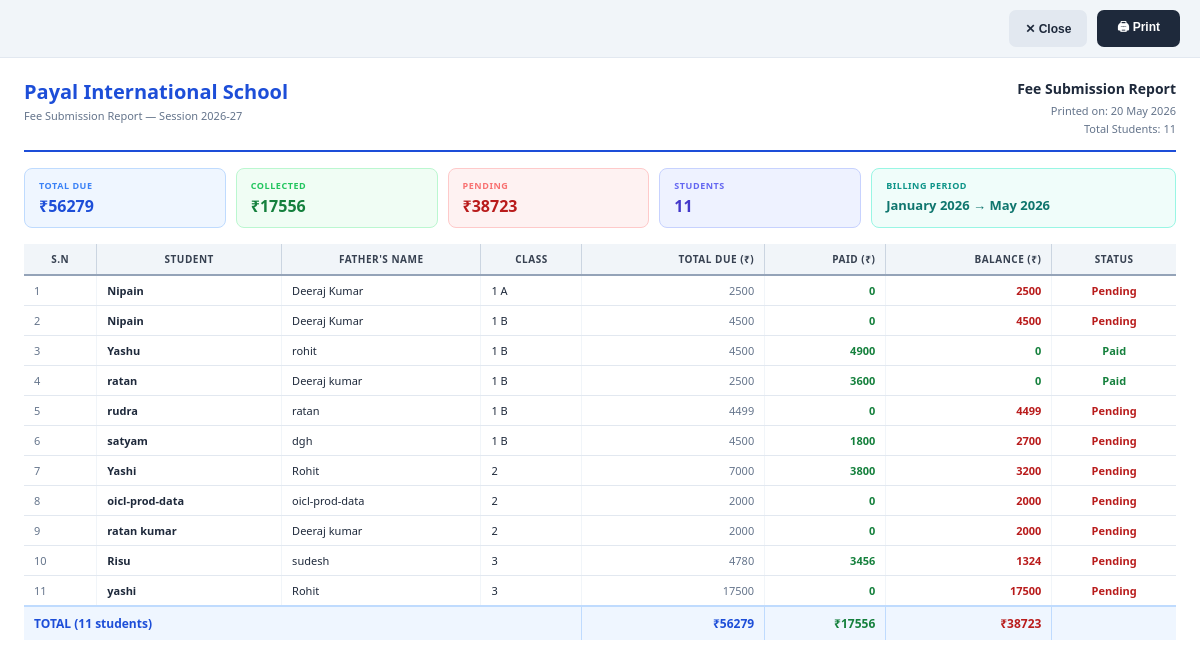
/school/fees/print/ (signed in), run on the app's committed database.
### core/models.py (models this page shows, shortened)
class School(models.Model):
    name = models.CharField(max_length=200)
    subdomain = models.SlugField(
        max_length=63, unique=True, null=True, blank=True,
        help_text='URL slug for this school, e.g. "greenwood" → greenwood.erpdomain.com',
    )
    phone = models.CharField(max_length=20, blank=True)
    email = models.EmailField(blank=True)
    logo = models.ImageField(upload_to='school_logos/', blank=True, null=True)
    address = models.TextField(blank=True)
    is_active = models.BooleanField(default=True)
    fee_per_student = models.DecimalField(max_digits=8, decimal_places=2, default=0)
    created_at = models.DateTimeField(auto_now_add=True)

class SchoolProfile(models.Model):
    school = models.OneToOneField(School, on_delete=models.CASCADE, related_name='profile')
    current_academic_session = models.CharField(
        max_length=20,
        default=default_current_academic_session,
        validators=[validate_academic_session],
    )
    session_start_month = models.CharField(max_length=15, choices=MONTH_CHOICES, default='april')
    session_end_month = models.CharField(max_length=15, choices=MONTH_CHOICES, default='march')
    billing_start_month = models.CharField(max_length=15, choices=MONTH_CHOICES, default='april')
    billing_end_month = models.CharField(max_length=15, choices=MONTH_CHOICES, default='march')
    updated_at = models.DateTimeField(auto_now=True)
    @classmethod
    def get_for_school(cls, school):
        obj, _ = cls.objects.get_or_create(
            school=school,
            defaults={'current_academic_session': default_current_academic_session()},
        )
        return obj

class Student(models.Model):
    STATUS_ACTIVE = 'active'
    STATUS_INACTIVE = 'inactive'
    STATUS_PROMOTED = 'promoted'
    STATUS_FAIL = 'fail'
    STATUS_CHOICES = [
        (STATUS_INACTIVE, 'Transferred'),
        (STATUS_PROMOTED, 'Promoted'),
        (STATUS_FAIL, 'Fail'),
    ]
    school = models.ForeignKey(School, on_delete=models.CASCADE)
    school_class = models.ForeignKey(SchoolClass, on_delete=models.PROTECT, related_name='students')
    roll_number = models.CharField(max_length=20, editable=False)
    name = models.CharField(max_length=150)
    date_of_birth = models.DateField()
    academic_session = models.CharField(
        max_length=20,
        default=default_current_academic_session,
        validators=[validate_academic_session],
    )
    status = models.CharField(max_length=20, choices=STATUS_CHOICES, default=STATUS_ACTIVE)
    father_name = models.CharField(max_length=120)
    mother_name = models.CharField(max_length=120, default='')
    father_phone = models.CharField(
        max_length=20,
        validators=[RegexValidator(r'^\d{10}$', message='Father phone must be exactly 10 digits.')],
    )
    address = models.TextField()
    blood_group = models.CharField(max_length=10, blank=True, default='')
    previous_school = models.CharField(max_length=200, blank=True, default='')
    aadhaar_number = models.CharField(max_length=12, blank=True, default='')
    pen_number = models.CharField(max_length=20, blank=True, default='')
    religion = models.CharField(max_length=100, default='')
    caste = models.CharField(max_length=100, default='')
    admission_date = models.DateField(default=timezone.localdate)
    transport_opted = models.BooleanField(default=False)
    transport_amount = models.DecimalField(max_digits=10, decimal_places=2, blank=True, null=True)
    discount_months = models.PositiveSmallIntegerField(blank=True, null=True)
    updated_at = models.DateTimeField(auto_now=True)
    created_at = models.DateTimeField(auto_now_add=True)
    class Meta:
        ordering = ['-created_at']

class SchoolClass(models.Model):
    school = models.ForeignKey(School, on_delete=models.CASCADE)
    name = models.CharField(max_length=100)
    class Meta:
        ordering = ['name']
    def __str__(self):
        return self.name

### core/views.py (the view)
# urls.py: path('school/fees/print/', views.payment_dashboard_print, name='payment_dashboard_print'),
@school_only
def payment_dashboard_print(request):
    data = _build_fee_dashboard_data(request)
    return render(request, 'school/fees/print_fee_dashboard.html', {
        'payment_data': data['payment_data'],
        'total_due': data['total_due'],
        'total_collected': data['total_collected'],
        'total_pending': data['total_pending'],
        'selected_session': data['selected_session'],
        'school': data['school'],
        'total_students': len(data['payment_data']),
        'printed_on': timezone.localdate(),
        'fee_range_label': data['fee_range_label'],
    })

### core/context_processors.py (called while the page is built)
def software_branding(request):
    try:
        app_settings = SuperUserSettings.get_solo()
    except (OperationalError, ProgrammingError):
        app_settings = None
    return {
        'app_settings': app_settings,
        'current_tenant': getattr(request, 'tenant', None),
    }

### core/models.py (called while the page is built)
    def is_super(self):
        return self.role == self.SUPERUSER

    @classmethod
    def get_solo(cls):
        obj = cls.objects.order_by('pk').first()
        if obj:
            return obj
        return cls.objects.create()

### core/session_utils.py (called while the page is built)
def get_session_months(start_month, end_month):
    si = MONTH_ORDER.index(start_month)
    ei = MONTH_ORDER.index(end_month)
    if ei >= si:
        return MONTH_ORDER[si:ei + 1]
    return MONTH_ORDER[si:] + MONTH_ORDER[:ei + 1]

def get_session_start_year(reference_date=None, session_start_month='april'):
    date_obj = reference_date or timezone.localdate()
    start_cal = MONTH_TO_CAL.get(session_start_month, 4)
    return date_obj.year if date_obj.month >= start_cal else date_obj.year - 1

def format_academic_session(start_year):
    return f"{start_year}-{(start_year + 1) % 100:02d}"

def get_current_academic_session(reference_date=None, session_start_month='april'):
    return format_academic_session(get_session_start_year(reference_date, session_start_month))

def default_current_academic_session():
    return get_current_academic_session()

### core/views.py (called while the page is built)
def school_only(fn):
    @wraps(fn)
    def wrap(request, *args, **kwargs):
        if not request.user.is_authenticated:
            return redirect('login')
        if request.user.is_super():
            return redirect('super_dashboard')
        tenant = getattr(request, 'tenant', None)
        if tenant is not None and request.user.school_id != tenant.pk:
            user_school = request.user.school
            if user_school and user_school.subdomain:
                return redirect(user_school.get_tenant_url() + '/school/')
            return redirect('login')
        return fn(request, *args, **kwargs)
    return wrap

def _get_monthly_fee_total(student, school, session=None):
    if session is None:
        profile = SchoolProfile.get_for_school(school)
        session = profile.current_academic_session
    return FeeStructure.objects.filter(
        school_class=student.school_class,
        fee_category__school=school,
        fee_category__is_active=True,
        academic_session=session,
        frequency=FeeStructure.FREQUENCY_MONTHLY,
    ).aggregate(t=Sum('amount'))['t'] or Decimal('0.00')

### templates/school/fees/print_fee_dashboard.html (shortened to what this page needs)
<!DOCTYPE html>
<html lang="en">
<head>
</head>
<body>
<div class="no-print">
  <button class="btn-close" onclick="window.close()">✕ Close</button>
  <button class="btn-print" onclick="window.print()">🖨 Print</button>
</div>
<div class="page">
  <div class="report-header">
    <div class="school-info">
      <h1>{{ school.name }}</h1>
      <p>Fee Submission Report &mdash; Session {{ selected_session }}</p>
    </div>
    <div class="report-meta">
      <strong>Fee Submission Report</strong>
      Printed on: {{ printed_on|date:"d M Y" }}<br>
      Total Students: {{ total_students }}
    </div>
  </div>
  <div class="summary-bar">
    <div class="summary-card card-blue">
      <div class="s-label">Total Due</div>
      <div class="s-value">&#8377;{{ total_due|floatformat:0 }}</div>
    </div>
    <div class="summary-card card-green">
      <div class="s-label">Collected</div>
      <div class="s-value">&#8377;{{ total_collected|floatformat:0 }}</div>
    </div>
    <div class="summary-card card-red">
      <div class="s-label">Pending</div>
      <div class="s-value">&#8377;{{ total_pending|floatformat:0 }}</div>
    </div>
    <div class="summary-card card-indigo">
      <div class="s-label">Students</div>
      <div class="s-value">{{ total_students }}</div>
    </div>
    <div class="summary-card" style="background:#f0fdfa;border-color:#99f6e4;flex:1.6;">
      <div class="s-label" style="color:#0d9488;">Billing Period</div>
      <div style="font-size:13px;font-weight:700;color:#0f766e;margin-top:4px;">{{ fee_range_label }}</div>
    </div>
  </div>
  {% if payment_data %}
  <table>
    <thead>
      <tr>
        <th>S.N</th>
        <th>Student</th>
        <th>Father's Name</th>
        <th>Class</th>
        <th class="text-right">Total Due (&#8377;)</th>
        <th class="text-right">Paid (&#8377;)</th>
        <th class="text-right">Balance (&#8377;)</th>
        <th class="text-center">Status</th>
      </tr>
    </thead>
    <tbody>
      {% for p in payment_data %}
      <tr>
        <td class="text-muted">{{ forloop.counter }}</td>
        <td><strong>{{ p.student_name }}</strong></td>
        <td>{{ p.father_name }}</td>
        <td>{{ p.student_class }}</td>
        <td class="text-right text-muted">{{ p.total_payment_need_to_pay_till_month|floatformat:0 }}</td>
        <td class="text-right text-success">{{ p.total_amount_paid|floatformat:0 }}</td>
        <td class="text-right {% if p.balance_payment > 0 %}text-danger{% else %}text-success{% endif %}">{{ p.balance_payment|floatformat:0 }}</td>
        <td class="text-center {% if p.is_paid_up %}text-success{% else %}text-danger{% endif %}">{% if p.is_paid_up %}Paid{% else %}Pending{% endif %}</td>
      </tr>
      {% endfor %}
    </tbody>
    <tfoot>
      <tr>
        <td colspan="4" style="color:#1d4ed8;">TOTAL ({{ total_students }} students)</td>
        <td class="text-right" style="color:#1d4ed8;">&#8377;{{ total_due|floatformat:0 }}</td>
        <td class="text-right" style="color:#15803d;">&#8377;{{ total_collected|floatformat:0 }}</td>
        <td class="text-right" style="color:#b91c1c;">&#8377;{{ total_pending|floatformat:0 }}</td>
        <td></td>
      </tr>
    </tfoot>
  </table>
  {% else %}
  <p style="text-align:center;padding:40px;color:#94a3b8;">No records found for the selected filters.</p>
  {% endif %}
</div>
</body>
</html>

### templates/school/fees/print_fee_dashboard.html (style rules this page uses)
*, *::before, *::after { box-sizing: border-box; margin: 0; padding: 0; }
body { font-family: 'Segoe UI', Arial, sans-serif; font-size: 12px; color: #1e293b; background: #fff; }
.no-print { display: flex; gap: 10px; justify-content: flex-end; padding: 10px 20px; background: #f1f5f9; border-bottom: 1px solid #e2e8f0; }
.btn-print { background: #1e293b; color: #fff; border: none; padding: 8px 20px; border-radius: 7px; font-size: 12px; font-weight: 600; cursor: pointer; }
.btn-close { background: #e2e8f0; color: #1e293b; border: none; padding: 8px 16px; border-radius: 7px; font-size: 12px; font-weight: 600; cursor: pointer; }
.page { padding: 20px 24px 24px; }
.report-header { display: flex; align-items: flex-start; justify-content: space-between; border-bottom: 2px solid #1d4ed8; padding-bottom: 12px; margin-bottom: 16px; }
.report-header .school-info h1 { font-size: 20px; font-weight: 800; color: #1d4ed8; }
.report-header .school-info p { font-size: 11px; color: #64748b; margin-top: 3px; }
.report-header .report-meta { text-align: right; font-size: 11px; color: #64748b; line-height: 1.6; }
.report-header .report-meta strong { display: block; font-size: 14px; font-weight: 700; color: #1e293b; margin-bottom: 2px; }
.summary-bar { display: flex; gap: 10px; margin-bottom: 16px; }
.summary-card { flex: 1; border-radius: 8px; padding: 10px 14px; border: 1.5px solid #e2e8f0; }
.summary-card .s-label { font-size: 9px; font-weight: 700; text-transform: uppercase; letter-spacing: .06em; }
.summary-card .s-value { font-size: 16px; font-weight: 700; margin-top: 3px; }
.card-blue { background: #eff6ff; border-color: #bfdbfe; }
.card-blue .s-label { color: #3b82f6; }
.card-blue .s-value { color: #1d4ed8; }
.card-green { background: #f0fdf4; border-color: #bbf7d0; }
.card-green .s-label { color: #22c55e; }
.card-green .s-value { color: #15803d; }
.card-red { background: #fef2f2; border-color: #fecaca; }
.card-red .s-label { color: #f87171; }
.card-red .s-value { color: #b91c1c; }
.card-indigo { background: #eef2ff; border-color: #c7d2fe; }
.card-indigo .s-label { color: #6366f1; }
.card-indigo .s-value { color: #4338ca; }
table { width: 100%; border-collapse: collapse; font-size: 11px; }
thead th { font-size: 10px; font-weight: 700; text-transform: uppercase; letter-spacing: .05em; color: #374151; background: #f1f5f9; border-bottom: 2px solid #94a3b8; border-right: 1px solid #cbd5e1; padding: 8px 10px; white-space: nowrap; }
thead th:last-child { border-right: none; }
tbody td { padding: 7px 10px; border-bottom: 1px solid #e2e8f0; border-right: 1px solid #f1f5f9; vertical-align: middle; }
tbody td:last-child { border-right: none; }
tbody tr:last-child td { border-bottom: none; }
tfoot td { padding: 8px 10px; font-weight: 700; font-size: 12px; background: #eff6ff; border-top: 2px solid #bfdbfe; border-right: 1px solid #bfdbfe; }
tfoot td:last-child { border-right: none; }
.text-success { color: #15803d; font-weight: 600; }
.text-danger { color: #b91c1c; font-weight: 600; }
.text-muted { color: #64748b; }
.text-right { text-align: right; }
.text-center { text-align: center; }

### data on the page
School: name "Payal International School"
SchoolProfile: current_academic_session "2026-27"
Student: student_name "Nipain", father_name "Deeraj Kumar"
SchoolClass: student_class "1 A"
Student: student_name "Nipain", father_name "Deeraj Kumar"
SchoolClass: student_class "1 B" "1 B" "1 B" "1 B" "1 B"
Student: student_name "Yashu", father_name "rohit"
Student: student_name "ratan", father_name "Deeraj kumar"
Student: student_name "rudra", father_name "ratan"
Student: student_name "satyam", father_name "dgh"
Student: student_name "Yashi", father_name "Rohit"
Student: student_name "oicl-prod-data", father_name "oicl-prod-data"
Student: student_name "ratan kumar", father_name "Deeraj kumar"
Student: student_name "Risu", father_name "sudesh"
Student: student_name "yashi", father_name "Rohit"

### other printed values
{{ printed_on|date:"d M Y" }} "20 May 2026"
{{ total_students }} "11"
{{ total_due|floatformat:0 }} "56279"
{{ total_collected|floatformat:0 }} "17556"
{{ total_pending|floatformat:0 }} "38723"
{{ fee_range_label }} "January 2026 → May 2026"
{{ p.total_payment_need_to_pay_till_month|floatformat:0 }} "2500" "4500" "4500" "2500" "4499" "4500" "7000" "2000" "2000" "4780" "17500"
{{ p.total_amount_paid|floatformat:0 }} "0" "0" "4900" "3600" "0" "1800" "3800" "0" "0" "3456" "0"
{{ p.balance_payment|floatformat:0 }} "2500" "4500" "0" "0" "4499" "2700" "3200" "2000" "2000" "1324" "17500"
{{ p.student_class }} "2" "2" "2" "3" "3"
